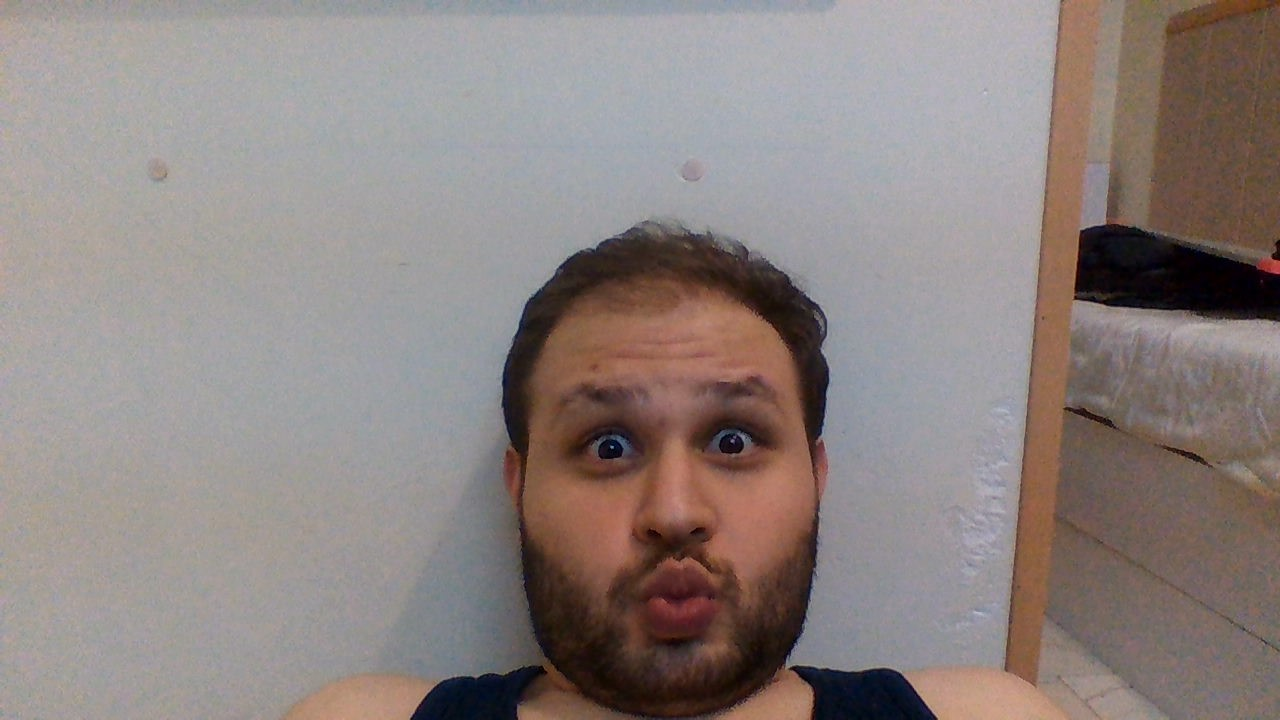
#> input picture Intro/Hello.jpg, 1280 x 720 px
$ python Hello.py
#> lines starting #> are read from the running program, lines starting #| are printed output that depends on the picture
### Geometric_Transformations.py
import cv2 as cv
import numpy as np

def scale(img,coefficient):
    height, width, _ = img.shape
    return cv.resize(img,(int(coefficient*width), int(coefficient*height)),
                    interpolation=cv.INTER_AREA)

# [23 lines left out: functions change_position_to, rotaion, affine_transformation, Perspective_Transformation, not called in this run]

### Intro/Hello.py
import cv2 as cv

from Geometric_Transformations import scale
img = scale(cv.imread("Hello.jpg"),coefficient=0.5)
#> in scale, `height, width, _ = img.shape`: height = 720; width = 1280


cv.rectangle(img, (20, 20), (300, 300), (255, 255, 0), thickness=2, lineType=cv.LINE_8)
cv.line(img, (20, 140), (380, 200), (0, 255, 0), thickness=4, lineType=cv.LINE_AA)
cv.putText(img, "this is Hossein :)))))))))))))))))))", (90, 50), cv.FONT_HERSHEY_SIMPLEX, 1, (0, 255, 255), 2)
cv.circle(img, (200, 200), 150, (0, 0, 0), thickness=5, lineType=cv.LINE_AA)
cv.ellipse(img, (190, 200), (100, 50), 45, 0, 360, (255, 0, 0), thickness=2, lineType=cv.LINE_AA)
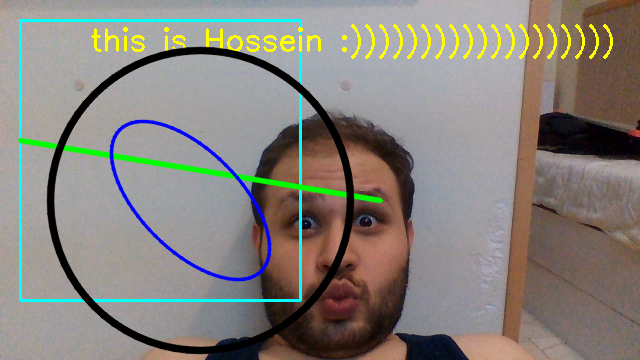
#> img: shape (360, 640, 3); mean of channels 0, 1, 2 123.9, 130.6, 134.7; drawn as B, G, R

cv.namedWindow('hey',cv.WINDOW_AUTOSIZE)
cv.imshow("hey", img)

k = cv.waitKey(0)
#> (key Esc is pressed here)

if k == ord("s"):
    cv.imwrite("hey.jpg", img)
    cv.destroyAllWindows()
else:
     cv.destroyAllWindows()
